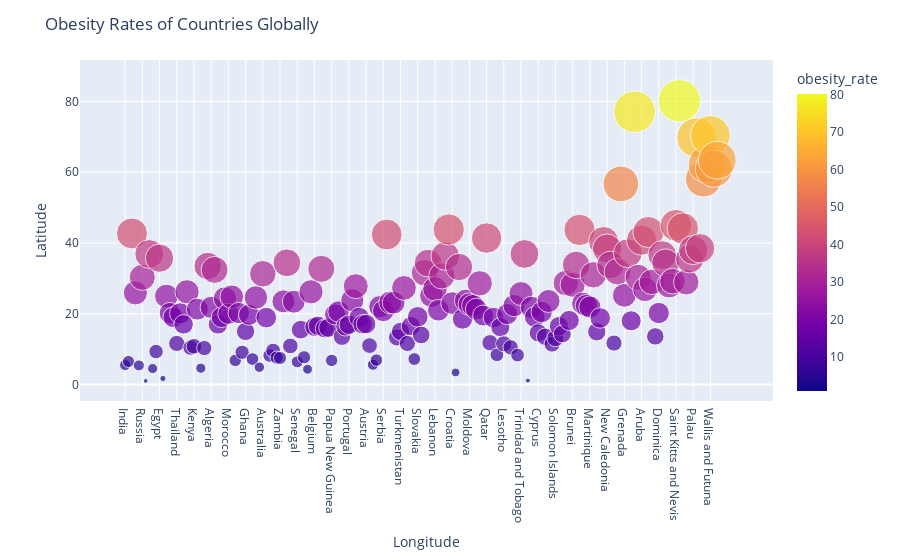

Here is the notebook cell this chart was saved with:
### Markdown cell above
## Visualizing the Obesity Rates Globally

The plot shows that many countries are battling with high obesity rates with the highest being 77% in Tonga. The data was recorded at different years, implying that the figures could be different in 2024.

### Code cell
import plotly.express as px
obesity_rates_dataset_cleaned = obesity_rates_dataset.dropna(subset=['obesity_rate'])
fig = px.scatter(obesity_rates_dataset_cleaned, 
                 x='Country', 
                 y='obesity_rate', 
                 hover_name='Country', 
                 hover_data={'obesity_rate': True},
                 color='obesity_rate', 
                 size='obesity_rate', 
                 size_max=30)
fig.update_layout(title='Obesity Rates of Countries Globally',
                  xaxis_title='Longitude', 
                  yaxis_title='Latitude')

# Show the plot
fig.show()
plt.savefig('Obesity Rates of Countries Globally')

### Figure 1 — Plotly figure (JSON) as saved in the notebook; plotly's stock layout.template omitted (floating-point values rounded to 4 significant figures; data arrays with more than 128 entries replaced by an {"elided": "..."} marker saying what was removed)
{"data": [{"hovertemplate": "<b>%{hovertext}</b><br><br>Country=%{x}<br>obesity_rate=%{marker.color}<extra></extra>", "hovertext": {"elided": "173 str values"}, "legendgroup": "", "marker": {"color": {"elided": "173 float values"}, "coloraxis": "coloraxis", "size": {"elided": "173 float values"}, "sizemode": "area", "sizeref": 0.08911, "symbol": "circle"}, "mode": "markers", "name": "", "orientation": "v", "showlegend": false, "type": "scatter", "x": {"elided": "173 str values"}, "xaxis": "x", "y": {"elided": "173 float values"}, "yaxis": "y"}], "layout": {"coloraxis": {"colorbar": {"title": {"text": "obesity_rate"}}, "colorscale": [[0, "#0d0887"], [0.1111, "#46039f"], [0.2222, "#7201a8"], [0.3333, "#9c179e"], [0.4444, "#bd3786"], [0.5556, "#d8576b"], [0.6667, "#ed7953"], [0.7778, "#fb9f3a"], [0.8889, "#fdca26"], [1, "#f0f921"]]}, "legend": {"itemsizing": "constant", "tracegroupgap": 0}, "margin": {"t": 60}, "title": {"text": "Obesity Rates of Countries Globally"}, "xaxis": {"anchor": "y", "domain": [0, 1], "title": {"text": "Longitude"}}, "yaxis": {"anchor": "x", "domain": [0, 1], "title": {"text": "Latitude"}}}}
